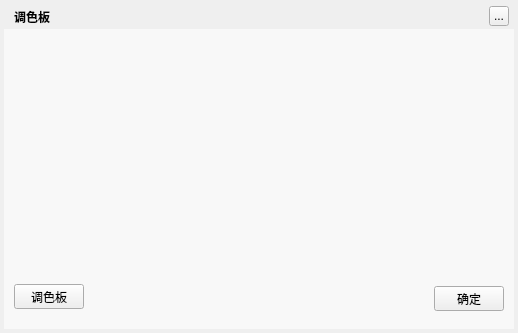
<?xml version="1.0" encoding="UTF-8"?>
<ui version="4.0">
 <class>MusicBackgroundPaletteWidget</class>
 <widget class="QWidget" name="MusicBackgroundPaletteWidget">
  <property name="geometry">
   <rect>
    <x>0</x>
    <y>0</y>
    <width>518</width>
    <height>333</height>
   </rect>
  </property>
  <property name="windowTitle">
   <string>皮肤与窗口调整</string>
  </property>
  <widget class="MusicTransitionAnimationLabel" name="background">
   <property name="geometry">
    <rect>
     <x>4</x>
     <y>4</y>
     <width>510</width>
     <height>325</height>
    </rect>
   </property>
   <property name="styleSheet">
    <string notr="true"/>
   </property>
   <property name="text">
    <string/>
   </property>
  </widget>
  <widget class="QLabel" name="topTitleName">
   <property name="geometry">
    <rect>
     <x>14</x>
     <y>4</y>
     <width>100</width>
     <height>25</height>
    </rect>
   </property>
   <property name="styleSheet">
    <string notr="true">color:&quot;#FFFFFF&quot;;font-weight:bold</string>
   </property>
   <property name="text">
    <string>调色板</string>
   </property>
  </widget>
  <widget class="QToolButton" name="topTitleCloseButton">
   <property name="geometry">
    <rect>
     <x>489</x>
     <y>6</y>
     <width>20</width>
     <height>20</height>
    </rect>
   </property>
   <property name="text">
    <string>...</string>
   </property>
  </widget>
  <widget class="QPushButton" name="paletteButton">
   <property name="geometry">
    <rect>
     <x>14</x>
     <y>284</y>
     <width>70</width>
     <height>25</height>
    </rect>
   </property>
   <property name="cursor">
    <cursorShape>PointingHandCursor</cursorShape>
   </property>
   <property name="text">
    <string>调色板</string>
   </property>
  </widget>
  <widget class="QWidget" name="backgroundMask" native="true">
   <property name="geometry">
    <rect>
     <x>4</x>
     <y>29</y>
     <width>510</width>
     <height>300</height>
    </rect>
   </property>
   <property name="styleSheet">
    <string notr="true">background:rgba(255,255,255,150)</string>
   </property>
  </widget>
  <widget class="QWidget" name="mutliWidget" native="true">
   <property name="geometry">
    <rect>
     <x>14</x>
     <y>39</y>
     <width>491</width>
     <height>230</height>
    </rect>
   </property>
  </widget>
  <widget class="QLabel" name="colorLabel">
   <property name="geometry">
    <rect>
     <x>114</x>
     <y>284</y>
     <width>70</width>
     <height>25</height>
    </rect>
   </property>
  </widget>
  <widget class="QPushButton" name="confirmButton">
   <property name="geometry">
    <rect>
     <x>434</x>
     <y>286</y>
     <width>70</width>
     <height>25</height>
    </rect>
   </property>
   <property name="cursor">
    <cursorShape>PointingHandCursor</cursorShape>
   </property>
   <property name="text">
    <string>确定</string>
   </property>
  </widget>
  <zorder>background</zorder>
  <zorder>backgroundMask</zorder>
  <zorder>topTitleName</zorder>
  <zorder>topTitleCloseButton</zorder>
  <zorder>paletteButton</zorder>
  <zorder>mutliWidget</zorder>
  <zorder>colorLabel</zorder>
  <zorder>confirmButton</zorder>
 </widget>
 <customwidgets>
  <customwidget>
   <class>MusicTransitionAnimationLabel</class>
   <extends>QLabel</extends>
   <header>musictransitionanimationlabel.h</header>
  </customwidget>
 </customwidgets>
 <resources/>
 <connections/>
</ui>
